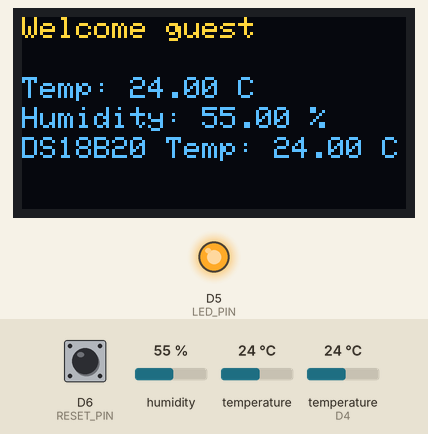
This sketch was run on a simulated ESP8266 (NodeMCU). Parts: 128×64 one-colour display, output pins drawn as LEDs (lit = HIGH). Inputs (shaded band) come from the test bench; at power-on: humidity 55 %, temperature 24 °C, temperature (sensor on D4) 24 °C, D6 (RESET_PIN) HIGH. The OLED is the two-colour kind (top 16 rows yellow); WiFi joins after 1.5 s; servers stay silent unless stated; the local clock reads 2024-03-15 10:24:30 at power-on unless the sketch sets it; EEPROM starts erased; what the sketch prints to the serial monitor is not drawn.

Above: at 3.4 s.
3.5 s: humidity set to 22 %
At 8.0 s:
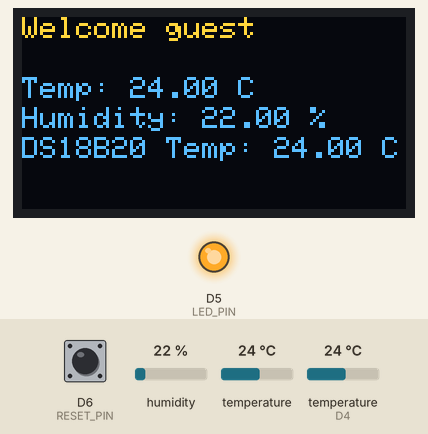
8.3 s: temperature (sensor 0) set to 12 °C
At 9.9 s:
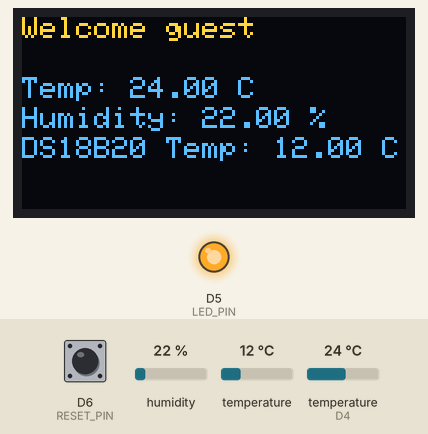
11.1 s: temperature (sensor on D4) set to 12 °C
At 15.3 s:
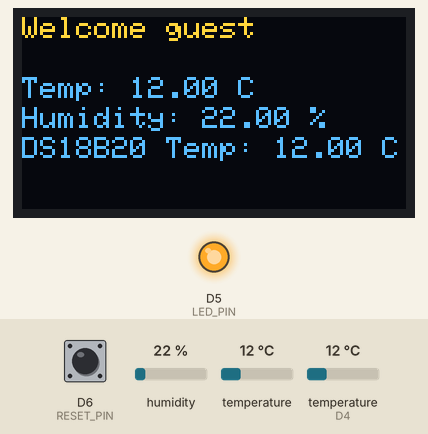
16.3 s: temperature (sensor 0) set to 19 °C
Timing chart, 0 to 19.3 s (numbered marks = the images above; inputs shaded):
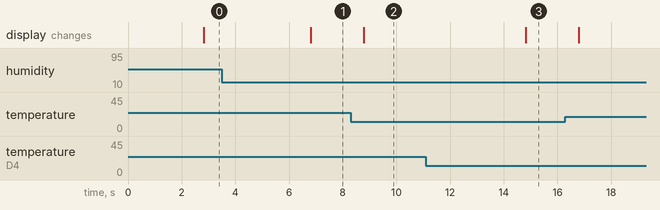

Measured:
- after the input at 3.5 s, the display: changes after 3.3 s (image 1)
- after the input at 8.3 s, the display: changes after 0.49 s (image 2)
- after the input at 11.1 s, the display: changes after 3.7 s (image 3)

The sketch:

esp8266websocket.ino
```cpp
/* 19/10/2024 14:18 hours - This code finally works with websockets and SSL */

#include <ESP8266WiFi.h>
#include <ArduinoWebsockets.h>  // Include ArduinoWebsockets library
using namespace websockets;
#include <WiFiManager.h>       // WiFiManager library
#include <DHT.h>
#include <OneWire.h>
#include <DallasTemperature.h>
#include <EEPROM.h>            // EEPROM library for storing username
#include <Adafruit_GFX.h>
#include <Adafruit_SH110X.h>
#include <time.h>              // Time library for NTP

// Pin definitions
#define DHTPIN D4        // Pin where the DHT11 is connected
#define DHTTYPE DHT11    // DHT 11
#define ONE_WIRE_BUS D3  // DS18B20 sensor
#define LED_PIN D5       // LED pin
#define RESET_PIN D6     // Reset button pin

// EEPROM settings
#define EEPROM_SIZE 32   // Size to store the username
#define USERNAME_ADDR 0  // Starting address for the username

// Replace with your server IP and port
const char* serverIP = "bio-data-production.up.railway.app";  // Backend server domain
//const uint16_t serverPort = 3002;                // Backend server port

DHT dht(DHTPIN, DHTTYPE);
OneWire oneWire(ONE_WIRE_BUS);
DallasTemperature sensors(&oneWire);

WiFiManager wifiManager; // For Wi-Fi management

// OLED setup
Adafruit_SH1106G display = Adafruit_SH1106G(128, 64, &Wire);

char username[16]; // To store the input username

WiFiManagerParameter custom_username("username", "Enter username", "", 16);

WebsocketsClient webSocket; // WebSocket client

volatile bool resetTriggered = false;  // Flag to indicate button press

unsigned long previousMillis = 0;
const long interval = 2000;  // Interval at which to send data

// Function to handle WebSocket messages
void webSocketMessage(WebsocketsMessage message) {
  Serial.printf("WebSocket Message Received: %s\n", message.data().c_str());
}

// Function to handle WebSocket events
void webSocketEvent(WebsocketsEvent event, String data) {
  if (event == WebsocketsEvent::ConnectionOpened) {
    Serial.println("WebSocket Connected");
  } else if (event == WebsocketsEvent::ConnectionClosed) {
    Serial.println("WebSocket Disconnected");
  } else if (event == WebsocketsEvent::GotPing) {
    Serial.println("Received Ping");
  } else if (event == WebsocketsEvent::GotPong) {
    Serial.println("Received Pong");
  }
}

void ICACHE_RAM_ATTR resetWiFiSettings() {
  resetTriggered = true;  // Set the flag when the button is pressed
}

void setup() {
  Serial.begin(115200);

  // Initialize EEPROM
  EEPROM.begin(EEPROM_SIZE);

  // Initialize sensors
  dht.begin();
  sensors.begin();

  // Initialize the LED pin
  pinMode(LED_PIN, OUTPUT);
  digitalWrite(LED_PIN, LOW);  // Turn off LED initially

  // Initialize the reset button pin
  pinMode(RESET_PIN, INPUT_PULLUP);
  attachInterrupt(digitalPinToInterrupt(RESET_PIN), resetWiFiSettings, FALLING);

  // Initialize I2C for OLED
  Wire.begin(D2, D1);

  // Initialize OLED display
  display.begin(0x3C, true);
  display.clearDisplay();
  display.display();

  // Add custom parameter to WiFiManager
  wifiManager.addParameter(&custom_username);

  // Auto-connect to Wi-Fi
  wifiManager.autoConnect("ESP8266-Setup", "password123");

  // After connection, get the username
  strcpy(username, custom_username.getValue());
  toLowerCase(username);

  if (strlen(username) > 0) {
    saveUsername(username);
  } else if (isUsernameStored()) {
    getUsername();
  } else {
    strcpy(username, "guest");
  }

  // Turn on the LED to indicate successful WiFi connection
  digitalWrite(LED_PIN, HIGH);

  // Initialize NTP for time syncing
  //configTime(0, 0, "pool.ntp.org", "time.nist.gov");
  configTime(-5 * 3600, 0, "pool.ntp.org", "time.nist.gov");
  waitForNTPTime();

  // Initialize WebSocket
  webSocket.onMessage(webSocketMessage);
  webSocket.onEvent(webSocketEvent);
  webSocket.setInsecure(); // Disable SSL certificate verification
  String wsUrl = "wss://" + String(serverIP) + "/";
  webSocket.connect(wsUrl);
}

void loop() {
  // Check if the reset flag is set
  if (resetTriggered) {
    Serial.println("Reset button pressed! Clearing WiFi settings...");
    wifiManager.resetSettings();
    delay(1000);
    ESP.restart();
  }

  // Handle WebSocket events
  webSocket.poll();

  unsigned long currentMillis = millis();
  if (currentMillis - previousMillis >= interval) {
    previousMillis = currentMillis;

    // Read sensor data
    sensors.requestTemperatures();
    float dsTemperature = sensors.getTempCByIndex(0);

    float temperature = dht.readTemperature();
    float humidity = dht.readHumidity();

    // Update OLED display
    displayDataOnOLED(temperature, humidity, dsTemperature);

    // Create JSON payload
    String datetime = getDateTimeString();
    String jsonPayload = "{\"username\":\"" + String(username) + "\", \"temperature\":" + String(temperature) + ", \"humidity\":" + String(humidity) + ", \"dsTemperature\":" + String(dsTemperature) + ", \"datetime\":\"" + datetime + "\"}";

    // Send data over WebSocket
    webSocket.send(jsonPayload);

    // Display data on Serial Monitor
    Serial.print("DHT Temperature: ");
    Serial.print(temperature);
    Serial.print("°C, Humidity: ");
    Serial.print(humidity);
    Serial.println("%");

    Serial.print("DS18B20 Temperature: ");
    Serial.print(dsTemperature);
    Serial.println("°C");
  }
}

// Convert username to lowercase
void toLowerCase(char* str) {
  for (int i = 0; str[i]; i++) {
    str[i] = tolower(str[i]);
  }
}

// Check if username is stored in EEPROM
bool isUsernameStored() {
  return EEPROM.read(USERNAME_ADDR) != 0xFF; // 0xFF is default erased value
}

// Retrieve the stored username from EEPROM
void getUsername() {
  for (int i = 0; i < 15; i++) {
    username[i] = EEPROM.read(USERNAME_ADDR + i);
  }
  username[15] = '\0';  // Null-terminate
}

// Save the username to EEPROM
void saveUsername(char* input) {
  for (int i = 0; i < 15; i++) {
    EEPROM.write(USERNAME_ADDR + i, input[i]);
  }
  EEPROM.write(USERNAME_ADDR + 15, '\0');  // Save null terminator
  EEPROM.commit(); // Commit the write to EEPROM
}

// Function to wait for NTP time synchronization and blink the LED
void waitForNTPTime() {
  bool ledState = LOW;
  while (time(nullptr) <= 100000) {
    Serial.println("Waiting for NTP time sync...");
    ledState = !ledState;
    digitalWrite(LED_PIN, ledState);
    delay(500);
  }
  digitalWrite(LED_PIN, HIGH);
  Serial.println("NTP time synchronized.");
}

// Function to get the current datetime as a string
String getDateTimeString() {
  time_t now = time(nullptr);
  struct tm* timeinfo = localtime(&now);
  char buffer[25];
  strftime(buffer, sizeof(buffer), "%Y/%m/%d %H:%M:%S", timeinfo);
  return String(buffer);
}

// Function to display data on OLED
void displayDataOnOLED(float tempDHT, float humDHT, float tempDS) {
  display.clearDisplay();
  display.setTextSize(1);
  display.setTextColor(SH110X_WHITE);
  display.setCursor(0, 0);
  display.print("Welcome ");
  display.print(username);
  display.setCursor(0, 20);
  display.print("Temp: ");
  display.print(tempDHT);
  display.print(" C");
  display.setCursor(0, 30);
  display.print("Humidity: ");
  display.print(humDHT);
  display.print(" %");
  display.setCursor(0, 40);
  display.print("DS18B20 Temp: ");
  display.print(tempDS);
  display.print(" C");
  display.display();
}
```
